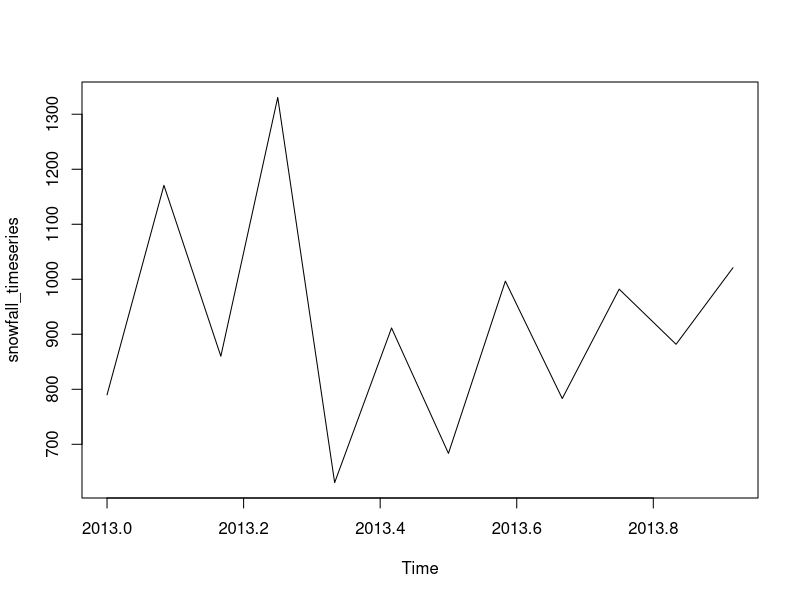
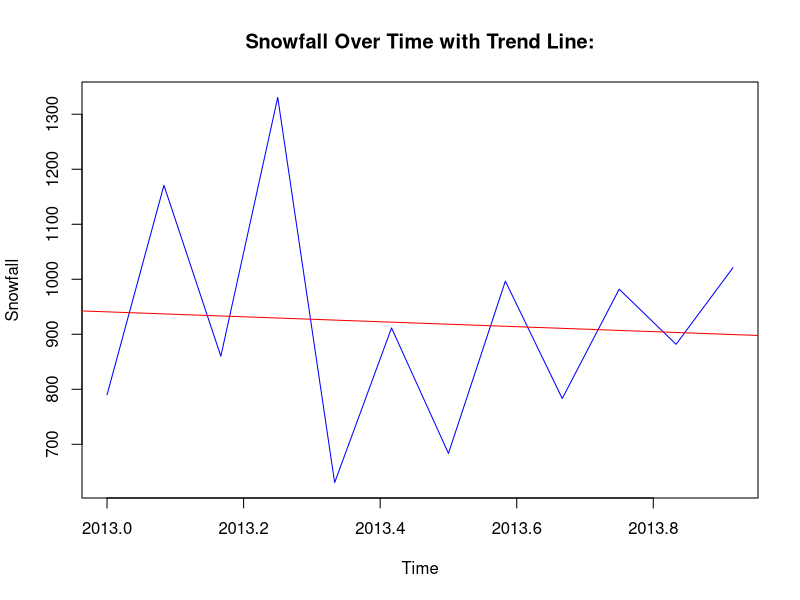

Source code (R) for these figures, in order:
snowfall <- c(790,1170.8,860.1,1330.6,630.4,911.5,683.5,996.6,783.2,982,881.8,1021)
snowfall_timeseries <- ts(snowfall,start=c(2013,1),frequency=12)
print(snowfall_timeseries)
png(file="snowfall.png")
plot(snowfall_timeseries)
dev.off()
model <-lm(snowfall_timeseries~time(snowfall_timeseries))
png(file="snowfall_with_tre.png")
plot(snowfall_timeseries,main="Snowfall Over Time with Trend Line:", xlab="Time", ylab="Snowfall",col="blue")
abline(model,col="red")
dev.off()
